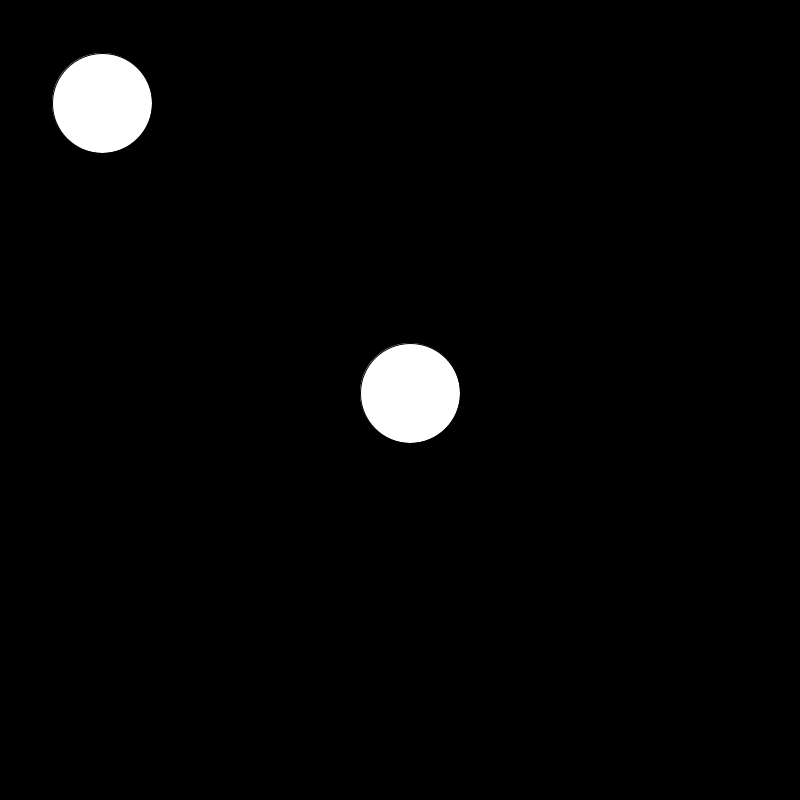
Frame 1 (no input)
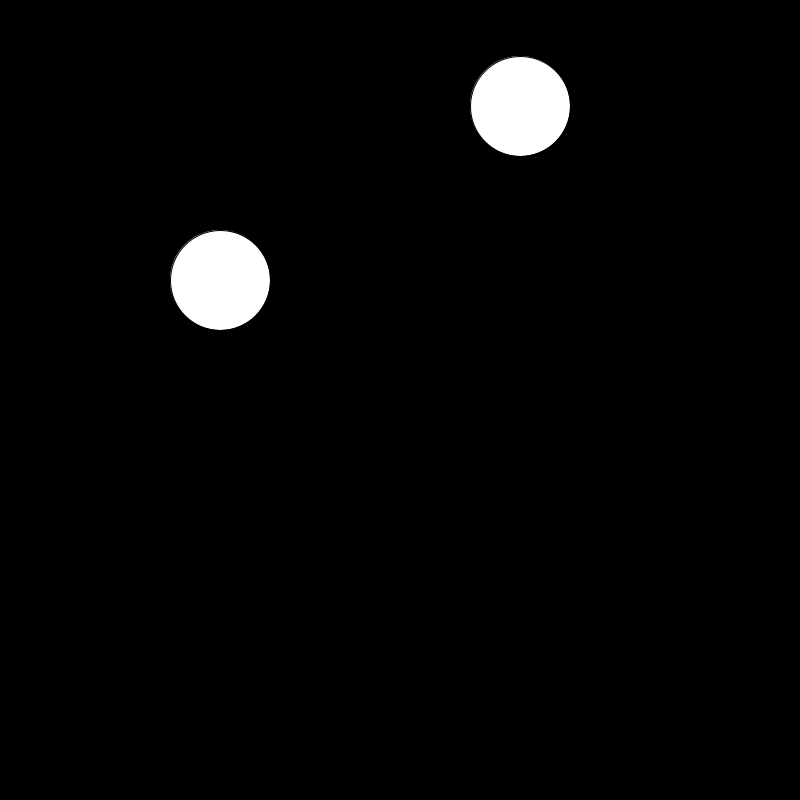
Frame 60 (the mouse pressed at the canvas centre just before this capture)
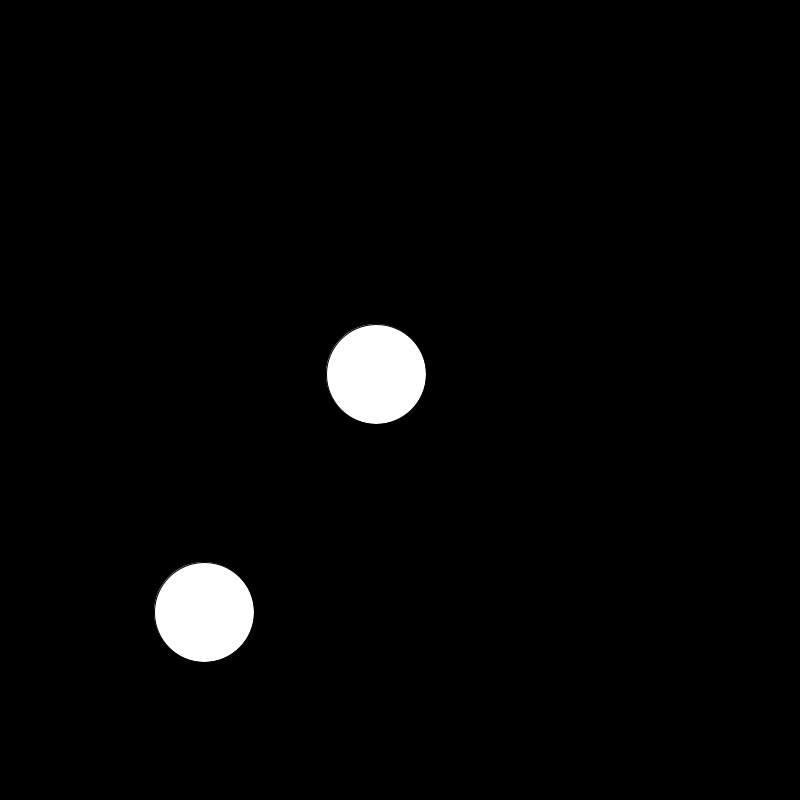
Frame 120 (the mouse held since frame 60 and released just before this capture)

The Processing sketch that drew these frames (run headless with seeded random() and noise(); from frame 60 on, the mouse is pressed at the canvas centre):

// Processing sketch: ballOOPwithCollisionDectection
// ── ballOOPwithCollisionDectection.pde
Ball b1, b2;

void setup() {
  size(800, 800);
  b1 = new Ball(width/2, height/2, 10, -7, 50);
  b2 = new Ball(100, 100, 2, 3, 50);
}

void draw() {
  background(0);
  
  b1.move();
  b2.move();
  
  b1.checkIfCollidingWith(b2);
  
  b1.display();
  b2.display();
}
// ── Ball.pde
class Ball {
  //data
  float x, y, dx, dy, radius;
  
  //constructor(s)
  //Ball(float _x, float _y, float _dx, float _dy, float _radius) {
  //  x = _x;
  //  y = _y;
  //  dx = _dx;
  //  dy = _dy;
  //  radius = _radius;
  //}
  
  //another way to do the same thing...
  Ball(float x, float y, float dx, float dy, float radius) {
    this.x = x;
    this.y = y;
    this.dx = dx;
    this.dy = dy;
    this.radius = radius;
  }
  
  //behaviour(s)
  void display() {
    fill(255);
    ellipse(x, y, radius*2, radius*2);
  }
  
  void move() {
    x += dx;
    y += dy;
    
    bounceIfRequired();
  }
  
  void bounceIfRequired() {
    if ( (x+radius > width) || (x - radius < 0) ) {
      dx *= -1;
    }
    if ( (y+radius > height) || (y - radius < 0) ) {
      dy *= -1;
    }
  }
  
  void checkIfCollidingWith(Ball otherBall) {
    float distanceBetweenBalls = dist(x, y, otherBall.x, otherBall.y);
    float sumOfRadii = radius + otherBall.radius;
    
    if (distanceBetweenBalls <= sumOfRadii) { //collision!
      float tempdx = dx;
      float tempdy = dy;
      
      dx = otherBall.dx;
      dy = otherBall.dy;
      
      otherBall.dx = tempdx;
      otherBall.dy = tempdy;
    }
    
  }
  
}
